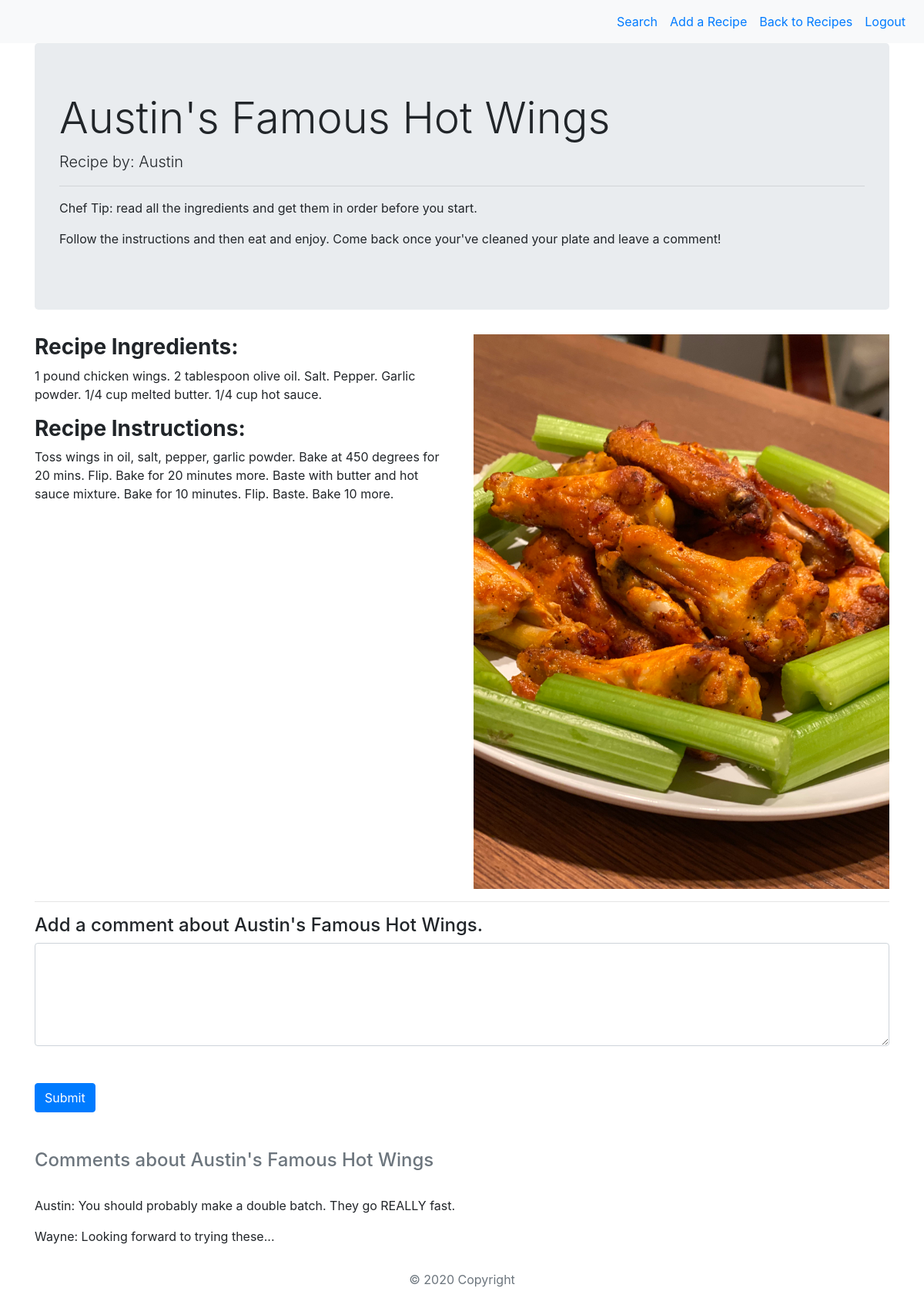
Screenshot of /recipe/17 (signed in) with the database file from the repository.
### recipe_app/models.py (models this page shows)
class Recipe(models.Model):
    title = models.CharField(max_length=225)
    ingredents = models.TextField()
    instructions = models.TextField()
    recipe_creator = models.ForeignKey(User, related_name="chef", on_delete = models.CASCADE)
    image = models.ImageField(upload_to='images/', blank=True, null=True)
    liked_by = models.ManyToManyField(User, related_name="liked_recipes")
    created_at = models.DateTimeField(auto_now_add=True)
    updated_at = models.DateTimeField(auto_now=True)
    objects = RecipeManager()

class User(models.Model):
    first_name = models.CharField(max_length=50)
    last_name = models.CharField(max_length=50)
    email = models.CharField(max_length=255)
    password = models.CharField(max_length=255)
    objects = UserManager()

class Comment(models.Model):
    comment_text = models.TextField()
    comment_user = models.ForeignKey(User, related_name="commenter", on_delete = models.CASCADE)
    created_at = models.DateTimeField(auto_now_add=True)
    updated_at = models.DateTimeField(auto_now=True)
    recipe_comment = models.ForeignKey(Recipe, related_name="post_comments", on_delete=models.CASCADE)

### recipe_app/views.py (the view)
# urls.py: path('recipe/<int:id>', views.view), #view a recipe card, redirect to recipe/<int:id> (?)
def view(request, id):
    if 'id' not in request.session:
        return redirect('/')
    recipe = Recipe.objects.get(id=id)
    context = {
        'recipe': recipe,
        'comment': Comment.objects.all(),
    }
    return render(request,'recipe_card.html', context)

### recipe_app/templates/recipe_card.html (shortened to what this page needs)
<!DOCTYPE html>
<html lang="en">
    <head>
        {% load static %}
        <link rel="stylesheet" href="{% static 'main.css' %}">
        <link rel="stylesheet" href="https://stackpath.bootstrapcdn.com/bootstrap/4.5.2/css/bootstrap.min.css">
    </head>
    <body>
        <div class="sticky-top">
            <nav class="navbar navbar-expand-sm bg-light">
                <ul class="navbar-nav ml-auto">
                    <li class="nav-item">
                        <a class="nav-link" href="/search"> Search </a>
                    </li>
                    <li class="nav-item">
                        <a class="nav-link" href="/add_recipe"> Add a Recipe </a>
                    </li>
                    <li class="nav-item">
                        <a class="nav-link" href="/recipe_wall"> Back to Recipes </a>
                    </li>
                    <li class="nav-item">
                        <a class="nav-link" href="/logout"> Logout </a>
                    </li>
                </ul>
            </nav>
        </div>
        <div class="container">
            <div class="jumbotron">
                <h1 class="display-4">{{ recipe.title }}</h1>
                <p class="lead">Recipe by: {{recipe.recipe_creator.first_name}}</p>
                <hr>
                <p>Chef Tip: read all the ingredients and get them in order before you start.</p>
                <p>Follow the instructions and then eat and enjoy. Come back once your've cleaned your plate and leave a comment!</p>
            </div>
            <div class="row">
                <div class="col-sm-6">
                    <h3><b>Recipe Ingredients:</b></h3>
                    <p>{{ recipe.ingredents}}</p>
                    <h3><b>Recipe Instructions:</b></h3>
                     <p> {{ recipe.instructions }}</p>
                </div>
                <div class="col-sm-6">
                    <img src="{{ recipe.image.url }}" class="img-fluid">
                </div>
            </div>
            <div class = "row">
                <div class = "col-12">
                    <hr>
                    <form action="/post_comment/{{recipe.id}}" method=POST>
                            <h4>Add a comment about {{ recipe.title }}.</h4>
                            <textarea class="form-control" rows="5" cols="100" name='comment_text' placeholder="This dish was mouthwatering!"> </textarea>
                            <br>
                            <br>
                            <input type="submit" class="btn btn-primary" value='Submit'>
                    </form>
                    <br>
                    <br>
                    <h4 class="text-secondary">Comments about {{ recipe.title }} </h4>
                    <br>
                        {% for comment in recipe.post_comments.all %}
                            <p>{{comment.comment_user.first_name}}: {{comment.comment_text}}</p>
                        {% endfor %}
                </div>
            </div>
        </div>
        <footer class="page-footer font-small text-muted">
            <div class="footer-copyright text-center py-3">
                <p>© 2020 Copyright</p>
            </div>
        </footer>
    </body>
</html>

### recipe_app/static/main.css (style rules this page uses)
nav { background-color: #e3f2fd; }

### rows the page displays
Recipe: title "Austin's Famous Hot Wings", recipe_creator.first_name "Austin", ingredents "1 pound chicken wings. 2 tablespoon olive oil. Salt. Pepper. Garlic powder. 1/4 cup melted butter. 1/4 cup hot sauce.", instructions "Toss wings in oil, salt, pepper, garlic powder. Bake at 450 degrees for 20 mins. Flip. Bake for 20 minutes more. Baste with butter and hot sauce mixture. Bake for 10 minutes. Flip. Baste. Bake 10 more.", image (picture)
Comment: comment_user.first_name "Austin", comment_text "You should probably make a double batch. They go REALLY fast."
Comment: comment_user.first_name "Wayne", comment_text "Looking forward to trying these..."
